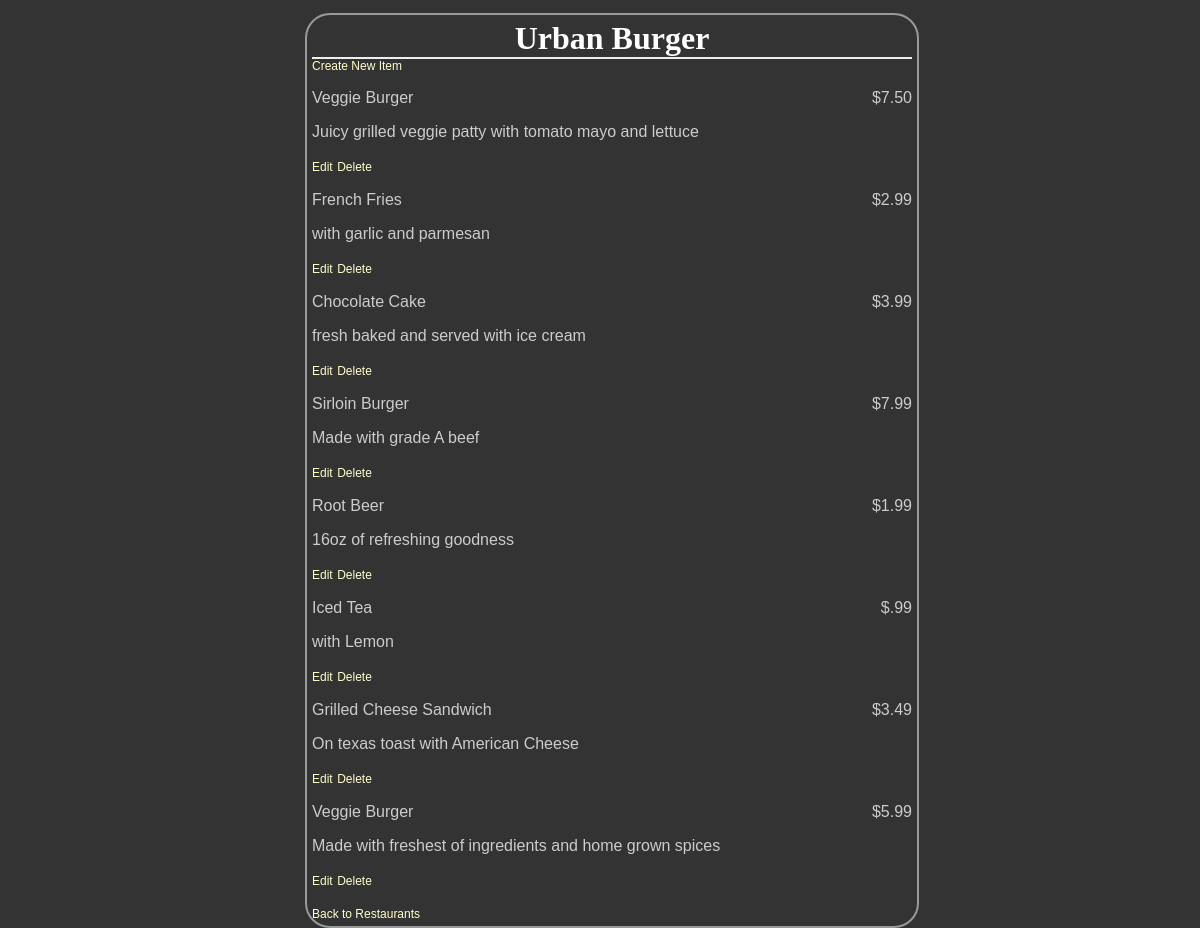
Page /restaurants/1/menu on the committed database.
### database_setup.py (models this page shows, shortened)
class Restaurant(Base):
	__tablename__ = 'restaurant'
        id = Column(Integer, primary_key = True)
        name = Column(String(80), nullable = False)

class MenuItem(Base):
    __tablename__ = 'menu_item'
    name = Column(String(80), nullable = False)
    id = Column(Integer, primary_key = True)
    course = Column(String(80))
    description = Column(String(80))
    price = Column(String(8))
    restaurant_id = Column(Integer, ForeignKey('restaurant.id'))
    restaurant = relationship("Restaurant")

### finalproject.py (the view)
@app.route('/restaurants/<int:restaurant_id>/menu')
def RestaurantMenu(restaurant_id):
    restaurant = session.query(Restaurant).filter_by(id = restaurant_id).one()
    items = session.query(MenuItem).filter_by(restaurant_id=restaurant.id)
    return render_template('menu.html', restaurant = restaurant, items = items)

### templates/menu.html (shortened to what this page needs)
<html>
<head>
	<link rel=stylesheet type=text/css href="{{ url_for('static', filename='styles.css') }}">
	</head>
	<body>
	<div class = 'pane'>
		<div class = 'header'>
		<h1>{{ restaurant.name }}</h1>
	</div>
	<a href = '{{url_for('newMenuItem', restaurant_id = restaurant.id) }}'>Create New Item</a>
		{% for i in items %}
    <div class = 'nameAndPrice'>
		<span class = 'name'><p>{{i.name}}</p></span>
		<span class = 'price'>
		<p>{{i.price}} </p>
	</span>
	</div>
	<div class = 'description'>
		<p>{{i.description}}</p>
	</div>
	<div class = "editdeletepane">
	<a href='{{url_for('editMenuItem',restaurant_id = restaurant.id, menu_id=i.id)}}' >Edit</a>
	<a href='{{url_for('deleteMenuItem', restaurant_id = restaurant.id, menu_id=i.id)}}' >
	Delete</a>
	</div>
		{% endfor %}
<br><a href="{{ url_for('showRestaurants', restaurant_id = restaurant.id)}}">Back to Restaurants</a>
</div>
	</body>
</html>

### static/styles.css (style rules this page uses)
body { font-family: sans-serif; background-image: url('img3.jpg'); background-color: #333333 }
h1, h2, h3, h4 { color: #FFFFFF; }
h1, h2 { font-family: 'Georgia', serif; margin: 0; }
h1 { border-bottom: 2px solid #eee; }
p, dd, dt { color: #CCCCCC; }
a { text-decoration: none; color:#FFFFCC; font-size: .75em; }
.pane { position:absolute; left: 25%; border: 2px solid; width: 50%; border-radius: 25px; padding: 5px; margin: 5px; border-color: #999999; background-color: #333333 }
.header { left:50%; text-align: center; }
.name { width:50%;display: inline-block; float: left; }
.price { text-align: right; width:50%; float: right; }

### rows in the picture
Restaurant: name "Urban Burger"
MenuItem: name "Veggie Burger", price "$7.50", description "Juicy grilled veggie patty with tomato mayo and lettuce"
MenuItem: name "French Fries", price "$2.99", description "with garlic and parmesan"
MenuItem: name "Chocolate Cake", price "$3.99", description "fresh baked and served with ice cream"
MenuItem: name "Sirloin Burger", price "$7.99", description "Made with grade A beef"
MenuItem: name "Root Beer", price "$1.99", description "16oz of refreshing goodness"
MenuItem: name "Iced Tea", price "$.99", description "with Lemon"
MenuItem: name "Grilled Cheese Sandwich", price "$3.49", description "On texas toast with American Cheese"
MenuItem: name "Veggie Burger", price "$5.99", description "Made with freshest of ingredients and home grown spices"
